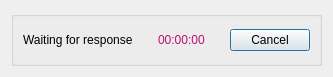
<?xml version="1.0" encoding="UTF-8"?>
<ui version="4.0">
 <class>Dialog</class>
 <widget class="QDialog" name="Dialog">
  <property name="geometry">
   <rect>
    <x>0</x>
    <y>0</y>
    <width>325</width>
    <height>77</height>
   </rect>
  </property>
  <property name="windowTitle">
   <string/>
  </property>
  <layout class="QVBoxLayout" name="verticalLayout">
   <item>
    <widget class="QGroupBox" name="groupBox">
     <property name="sizePolicy">
      <sizepolicy hsizetype="Preferred" vsizetype="Expanding">
       <horstretch>0</horstretch>
       <verstretch>0</verstretch>
      </sizepolicy>
     </property>
     <property name="title">
      <string/>
     </property>
     <layout class="QHBoxLayout" name="horizontalLayout">
      <item>
       <widget class="QLabel" name="label_2">
        <property name="sizePolicy">
         <sizepolicy hsizetype="Fixed" vsizetype="Preferred">
          <horstretch>0</horstretch>
          <verstretch>0</verstretch>
         </sizepolicy>
        </property>
        <property name="font">
         <font>
          <weight>50</weight>
          <bold>false</bold>
         </font>
        </property>
        <property name="text">
         <string>Waiting for response</string>
        </property>
       </widget>
      </item>
      <item>
       <spacer name="horizontalSpacer_2">
        <property name="orientation">
         <enum>Qt::Horizontal</enum>
        </property>
        <property name="sizeType">
         <enum>QSizePolicy::Fixed</enum>
        </property>
        <property name="sizeHint" stdset="0">
         <size>
          <width>19</width>
          <height>20</height>
         </size>
        </property>
       </spacer>
      </item>
      <item>
       <widget class="QLabel" name="label">
        <property name="sizePolicy">
         <sizepolicy hsizetype="Fixed" vsizetype="Preferred">
          <horstretch>0</horstretch>
          <verstretch>0</verstretch>
         </sizepolicy>
        </property>
        <property name="text">
         <string>&lt;html&gt;&lt;head/&gt;&lt;body&gt;&lt;p&gt;&lt;span style=&quot; color:#bf0e78;&quot;&gt;00:00:00&lt;/span&gt;&lt;/p&gt;&lt;/body&gt;&lt;/html&gt;</string>
        </property>
       </widget>
      </item>
      <item>
       <spacer name="horizontalSpacer">
        <property name="orientation">
         <enum>Qt::Horizontal</enum>
        </property>
        <property name="sizeType">
         <enum>QSizePolicy::Fixed</enum>
        </property>
        <property name="sizeHint" stdset="0">
         <size>
          <width>19</width>
          <height>20</height>
         </size>
        </property>
       </spacer>
      </item>
      <item>
       <widget class="QPushButton" name="pushButton">
        <property name="sizePolicy">
         <sizepolicy hsizetype="Fixed" vsizetype="Fixed">
          <horstretch>0</horstretch>
          <verstretch>0</verstretch>
         </sizepolicy>
        </property>
        <property name="text">
         <string>Cancel</string>
        </property>
        <property name="default">
         <bool>true</bool>
        </property>
       </widget>
      </item>
     </layout>
    </widget>
   </item>
  </layout>
 </widget>
 <resources/>
 <connections/>
</ui>
